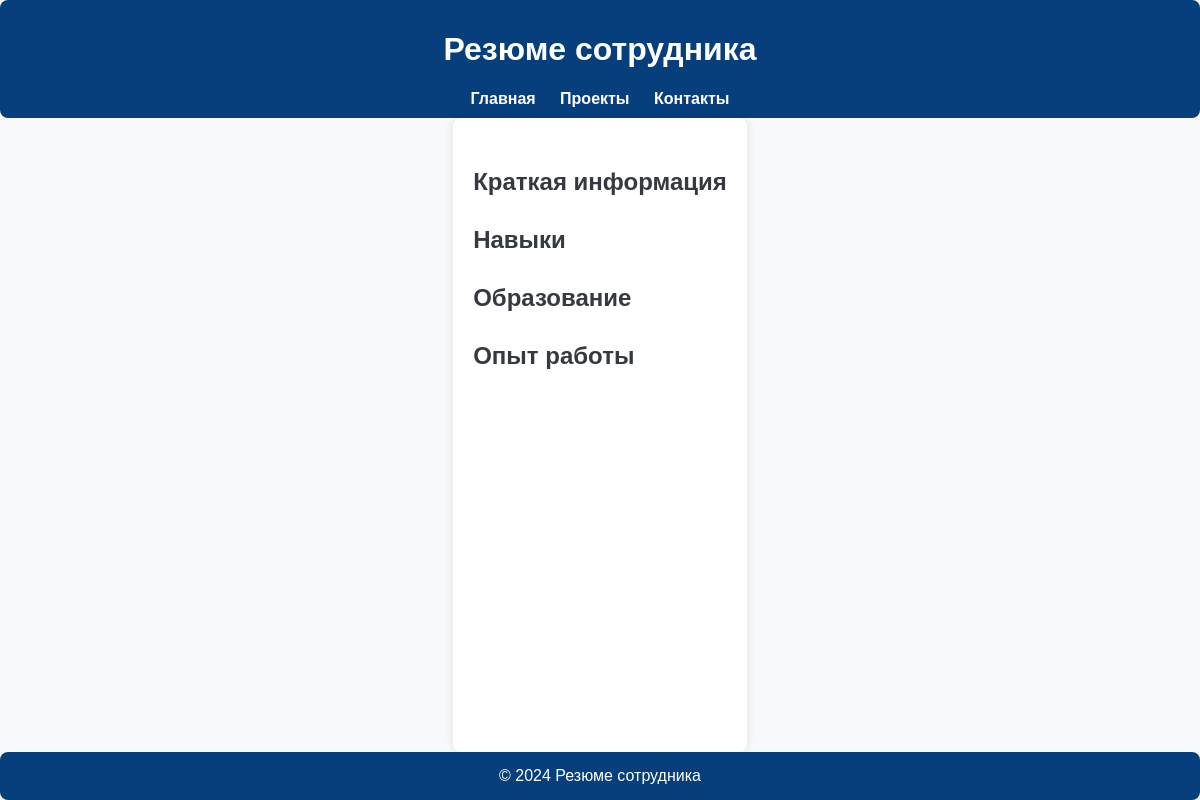
The app's page /, older data.
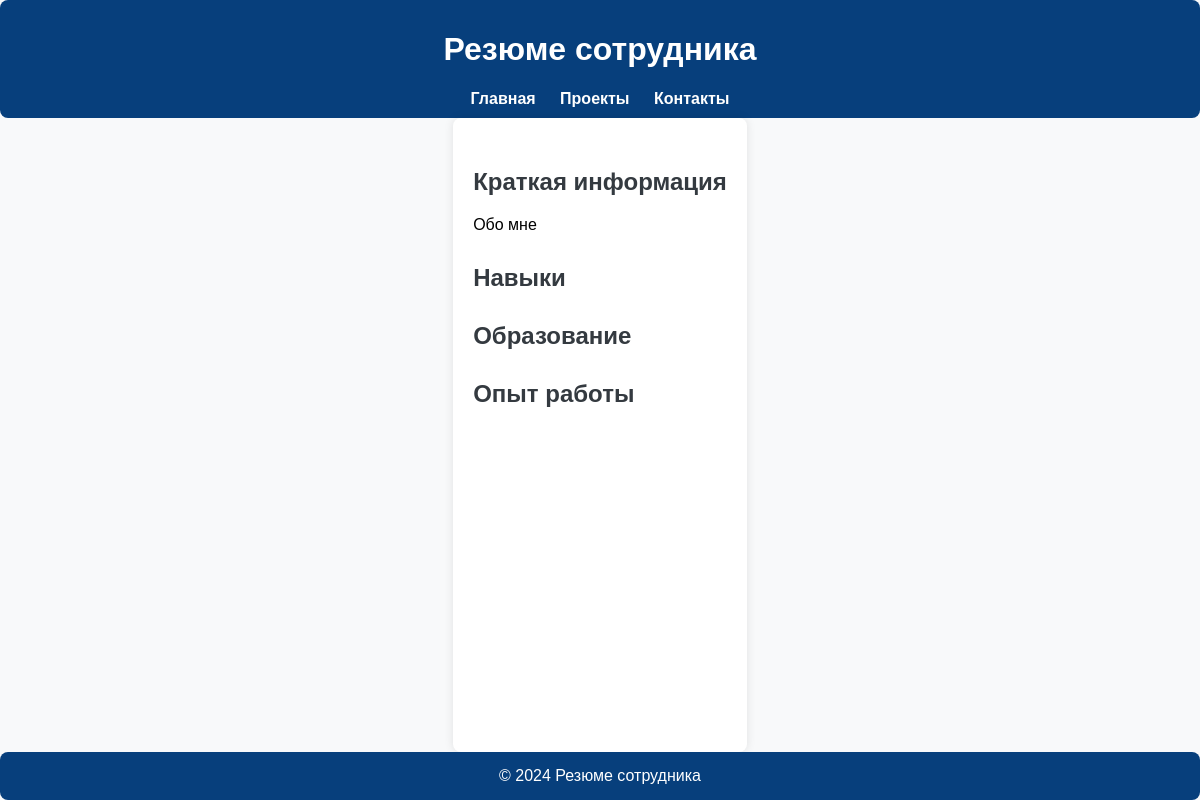
The same page, newer data.
### main/models.py (models this page shows)
class Person(models.Model):
    fullName = models.CharField(max_length=255, verbose_name="ФИО")
    about = models.TextField(verbose_name="Обо мне")
    post = models.CharField(max_length=255, verbose_name="Должность")
    photo = models.ImageField(upload_to="photos/", verbose_name="Фото")
    class Meta:
        verbose_name = 'Вы'
        verbose_name_plural = 'Вы'

### main/views.py (the view)
# urls.py: path('',index, name='home'),
def index(request):
    person =  Person.objects.all()
    skills = Skills.objects.all()
    education = Education.objects.all()
    experience = Experience.objects.all()
    context = {
        'title': 'My site',
        'Person': person[0],
        'Skills': skills,
        'Education':education,
        'Experience' :experience,
        'menu': menu
    }
    return render(request, 'main/index.html', context=context)

### main/templates/main/index.html (shortened to what this page needs)
{% extends 'main/base.html' %}
{% block content %}
<h2>Краткая информация</h2>
<p>{{Person.about}}</p>
<h2>Навыки</h2>
<h2>Образование</h2>
<h2>Опыт работы</h2>
{% endblock %}

Row changes from the older to the newer data that the page shows:
now on this page (row edited): Person: about "Обо мне"
